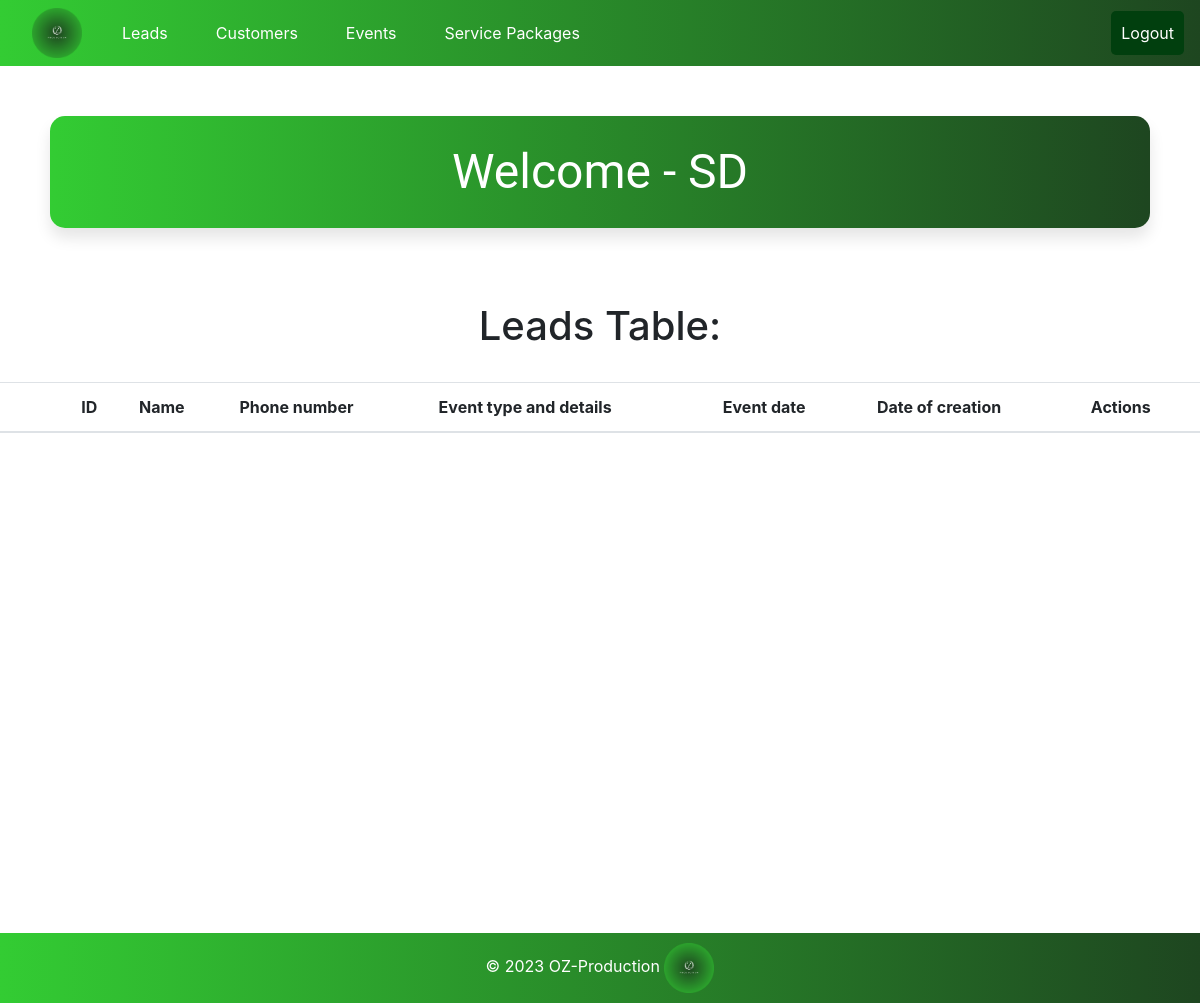
The page /oz_pro/leads/ (signed in) on the database as committed earlier.
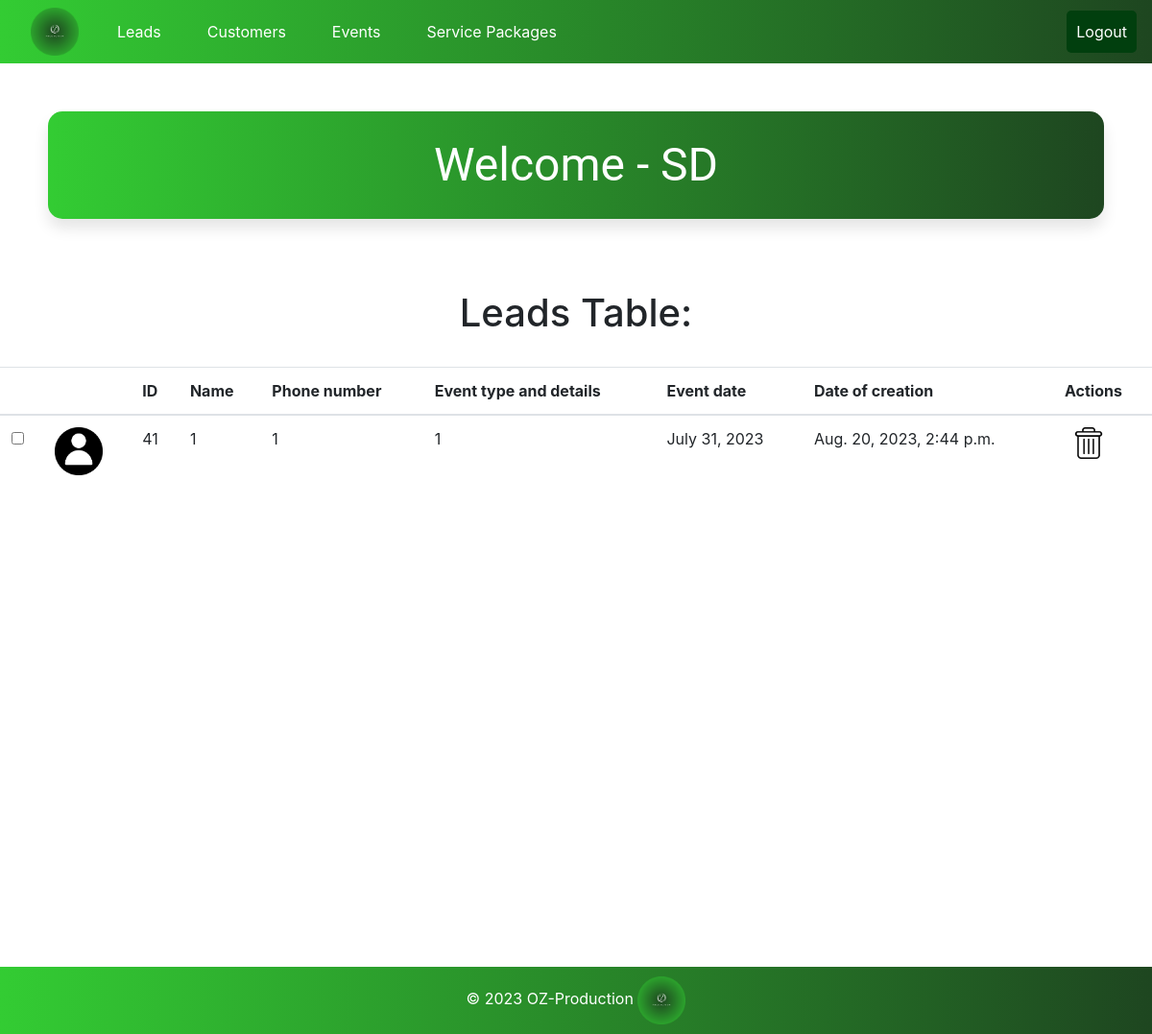
The same page on the database as committed later.
### oz_pro/models.py (models this page shows, shortened)
class Lead(models.Model):
    image = models.ImageField(upload_to='static/pics', default = 'static/pics/Picture7.png')
    ID = models.AutoField(primary_key=True, null=False)
    name = models.CharField(max_length=255,null=False)
    phone_number = models.CharField(max_length=15,null=False)
    event_type = models.TextField()
    event_date = models.DateField(null=False)
    date_of_creation = models.DateTimeField(auto_now_add=True)

### oz_pro/views.py (the view)
# urls.py: path('leads/', views.leads_page, name='all_leads'),
@login_required
def leads_page(request):
    print("********* After agent login -- home page function *********")
    all_leads = Lead.objects.all()
    context = {
        'leads': all_leads
    }
    return render(request, 'leads.html', context)

### oz_pro/templates/leads.html (shortened to what this page needs)
<!DOCTYPE html>
<html lang="en">
<head>
</head>
<body>
    {% extends 'base.html' %}
    {% block content %}
    {% load static %}
    <div class="welcome-header">
        <h>Welcome - {{user.username}}</h>
    </div>
    <br>
        <div class="table-header">
            <h1>Leads Table:</h1>
        </div>
    <br>
    <table class="table table-hover">
        <thead>
            <tr>
                <th></th>
                <th></th>
                <th>ID</th>
                <th>Name</th>
                <th>Phone number</th>
                <th>Event type and details</th>
                <th>Event date</th>
                <th>Date of creation</th>
                <th>Actions</th>
            </tr>
        </thead>
        <tbody>
            {% for lead in leads %}
            <tr id="lead_{{ lead.ID }}">
                <td><input type="checkbox" onchange="toggleHighlight(this, {{ lead.ID }})" title="Highlight"></td>
                <td><img src="{{ lead.image.url }}"  alt="My image" class="small-image" /></td>
                <td>{{ lead.ID }}</td>
                <td>{{ lead.name }}</td>
                <td>{{ lead.phone_number }}</td>
                <td>{{ lead.event_type }}</td>
                <td>{{ lead.event_date }}</td>
                <td>{{ lead.date_of_creation }}</td>
                <td>
                    <img src="{% static 'pics/CROPED_DELETE.png' %}" alt="Delete" class="small-image" style="cursor:pointer" onclick="window.location.href='{% url 'delete_lead' lead.ID %}'" title="Click to DELETE-LEAD">
                </td>
            </tr>
            {% endfor %}
        </tbody>
    </table>
  {% endblock %}

Rows that differ between the two databases and show on the page:
added Lead: image (picture), ID "41", name "1", phone_number "1", event_type "1", event_date "July 31, 2023", date_of_creation "Aug. 20, 2023, 2:44 p.m."
